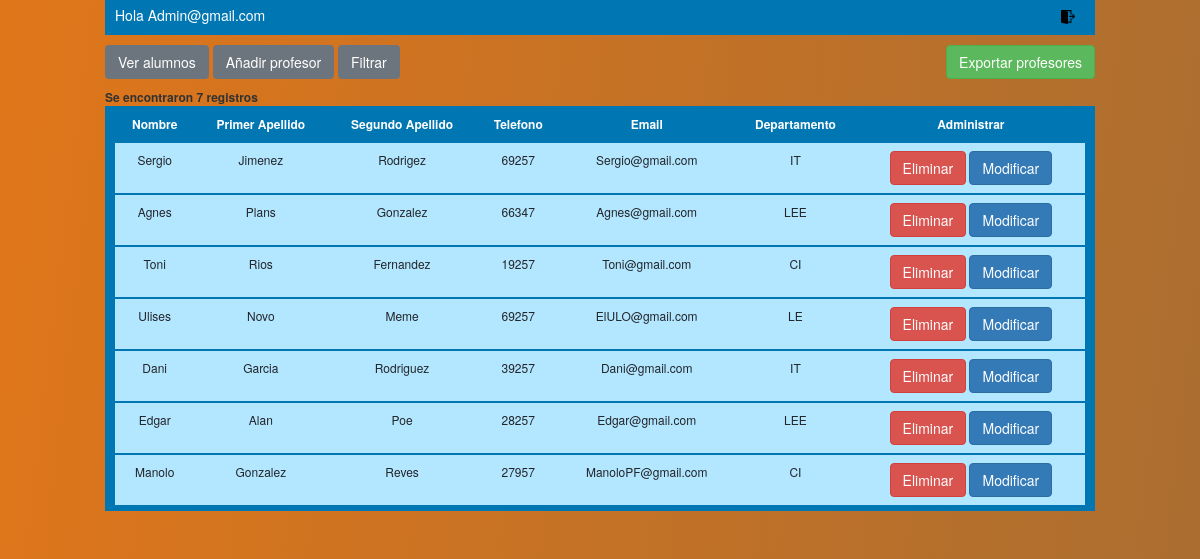
The page /proyecto/view/admin.schoolP.php (signed in) on the database its author committed.
### tables this page shows
CREATE TABLE IF NOT EXISTS tbl_professor(
	id_professor int(5) NOT NULL AUTO_INCREMENT,
	nom_prof varchar (20) NOT NULL,
	cognom1_prof varchar (20) NULL,
	cognom2_prof varchar (20) NULL,
	email_prof varchar(50) NULL,
	telf varchar (5) NULL,  
	dept int(5) NOT NULL,
	constraint pk_professor PRIMARY KEY (id_professor)
);

CREATE TABLE IF NOT EXISTS tbl_dept(
	id_dept int(5) NOT NULL AUTO_INCREMENT,
	codi_dept varchar(5) NOT NULL,
	nom_dept varchar(25) NULL,
	constraint pk_imparteix PRIMARY KEY (id_dept)
);

### proyecto/View/admin.schoolP.php (the view, shortened to what this page needs)
<!DOCTYPE html>
<html lang="en">
<head>
    <link rel="stylesheet" type="text/css" href="../css/admin.css">
    <link rel="stylesheet" href="https://stackpath.bootstrapcdn.com/bootstrap/4.4.1/css/bootstrap.min.css">
    <link rel="stylesheet" href="https://maxcdn.bootstrapcdn.com/bootstrap/4.5.2/css/bootstrap.min.css">
    <link rel="stylesheet" href="https://maxcdn.bootstrapcdn.com/bootstrap/3.3.7/css/bootstrap.min.css" />
</head>
<body>
<?php
$conexion = mysqli_connect("localhost","root","","curs");
?>
 <?php
    $filtro="";
    $sql="select tbl_professor.id_professor, tbl_professor.nom_prof, tbl_professor.cognom1_prof,tbl_professor.cognom2_prof,tbl_professor.telf,tbl_professor.email_prof,tbl_dept.codi_dept from tbl_professor inner join tbl_dept on tbl_professor.dept=tbl_dept.id_dept where tbl_professor.id_professor like '%$filtro%'";
    $sql_cont="select COUNT(tbl_professor.id_professor) as 'cuantos' from tbl_professor inner join tbl_dept on tbl_professor.dept=tbl_dept.id_dept where id_professor like '%$filtro%'";
    if(!empty($_SESSION['email'])){
   ?>
<div id="pagina">
<div class="row">
<div class="hola"><p>Hola <?php echo $_SESSION['email']?></div>
<div class="log_out"><a href='../conect/Kill.php' class="log_out"><img src="../img/salir.png"/></a></div>
</div>
<div class="row">
<div class="libro">
    <a href='admin.school.php'class="btn btn-secondary">Ver alumnos</a>
<button class="btn btn-secondary" onclick="openFormCrear()">Añadir profesor</button>
<button class="btn btn-secondary" onclick="openForm()">Filtrar</button>
</div>
<div class="filtro">
    <a href='../conect/csv.profesores.php'class="btn btn-success">Exportar profesores</a>
</div>
   <?php
    $sql_puntocoma=";";
    $sql=$sql.$sql_puntocoma;
    $sql_cont=$sql_cont.$sql_puntocoma;
    $result_cont = mysqli_query($conexion,$sql_cont);
    $result = mysqli_query($conexion,$sql);
    echo "<div class='cantidad'>";
    while ($fila = mysqli_fetch_row($result_cont)) {
    echo "Se encontraron {$fila[0]} registros<br>";
}
    echo "</div>";
?>
    <table class='table'>
    <tr>
    <th class="centro">Nombre</th>
    <th class="centro">Primer Apellido</th>
    <th class="centro">Segundo Apellido</th>
    <th class="centro">Telefono</th>
    <th class="centro">Email</th>
    <th class="centro">Departamento</th>
    <th class="centro">Administrar</th>
    </tr>
<?php
    foreach ($result as $registro){
        ?>
        <tr>
        <td><?php echo"{$registro['nom_prof']}";?></td>
        <td><?php echo"{$registro['cognom1_prof']}";?></td>
        <td><?php echo"{$registro['cognom2_prof']}";?></td>
        <td><?php echo"{$registro['telf']}";?></td>
        <td><?php echo"{$registro['email_prof']}";?></td>
        <td><?php echo"{$registro['codi_dept']}";?></td>
        <form METHOD='POST' action='../conect/eliminar.actualizarprof.php'>
        <td>
            <button type='submit' value='Eliminar' onclick="return confirm('Quieres Eliminar?')"class="btn btn-danger"><i class="fas fa-adjust d-sm-none"></i><span class="d-none d-sm-inline">Eliminar</span></button>
            <button type='submit' value='Modificar' name="modificar" class='btn btn-primary'><i class="fas fa-adjust d-sm-none"></i><span class="d-none d-sm-inline">Modificar</span></button>
        </td>
        </form>
        </tr>
    <?php
    }
     ?>
    </table>
    </div>
    </div>
    <?php
}
else{
    header("Location:login.php");
}
?>
</body>
</html>

### proyecto/css/admin.css (style rules this page uses)
* { box-sizing: border-box; }
body { margin: 0; background: linear-gradient(277deg, #0d5673, #e0761a); background-size: 400% 400%; -webkit-animation: AnimationName 19s ease infinite; -moz-animation: AnimationName 19s ease infinite; -o-animation: AnimationName 19s ease infinite; animation: AnimationName 19s ease infinite; padding-left: 120px; padding-right: 120px; }
.cantidad { font-weight: bolder; font-size: 1vw; }
.filtro { position: center; text-align: right; padding-top: 10px; width: 50%; padding-bottom: 10px; }
.libro { text-align: left; padding-top: 10px; width: 50%; padding-bottom: 10px; }
.table { border-bottom: 5pt solid #0077b3; }
.centro { text-align: center; }
tr { border-spacing: 0px 20px; border-left: 8pt solid #0077b3; border-right: 8pt solid #0077b3; border-top: 2pt solid #0077b3; background-color: #b3e6ff; text-align: center; }
th { font-size: 1vw; background-color: #0077b3; color: white; }
td { font-size: 1vw; }
.hola { position: center; padding-top: 5px; text-align: left; width: 50%; background-color: #0077b3; font-size: 14px; padding-left: 10px; color: white; }
.log_out { padding-top: 5px; padding-left: 10px; color: white; background-color: #0077b3; position: center; text-align: right; width: 50%; padding-right: 10px; }
.log_out img { width: 3%; }

### rows shown on the page
tbl_professor: nom_prof "Sergio", cognom1_prof "Jimenez", cognom2_prof "Rodrigez", telf "69257", email_prof "Sergio@gmail.com", dept.codi_dept "IT"
tbl_professor: nom_prof "Agnes", cognom1_prof "Plans", cognom2_prof "Gonzalez", telf "66347", email_prof "Agnes@gmail.com", dept.codi_dept "LEE"
tbl_professor: nom_prof "Toni", cognom1_prof "Rios", cognom2_prof "Fernandez", telf "19257", email_prof "Toni@gmail.com", dept.codi_dept "CI"
tbl_professor: nom_prof "Ulises", cognom1_prof "Novo", cognom2_prof "Meme", telf "69257", email_prof "ElULO@gmail.com", dept.codi_dept "LE"
tbl_professor: nom_prof "Dani", cognom1_prof "Garcia", cognom2_prof "Rodriguez", telf "39257", email_prof "Dani@gmail.com", dept.codi_dept "IT"
tbl_professor: nom_prof "Edgar", cognom1_prof "Alan", cognom2_prof "Poe", telf "28257", email_prof "Edgar@gmail.com", dept.codi_dept "LEE"
tbl_professor: nom_prof "Manolo", cognom1_prof "Gonzalez", cognom2_prof "Reves", telf "27957", email_prof "ManoloPF@gmail.com", dept.codi_dept "CI"

### other values the page prints
$_SESSION['email'] "Admin@gmail.com"
$fila[0] "7"
